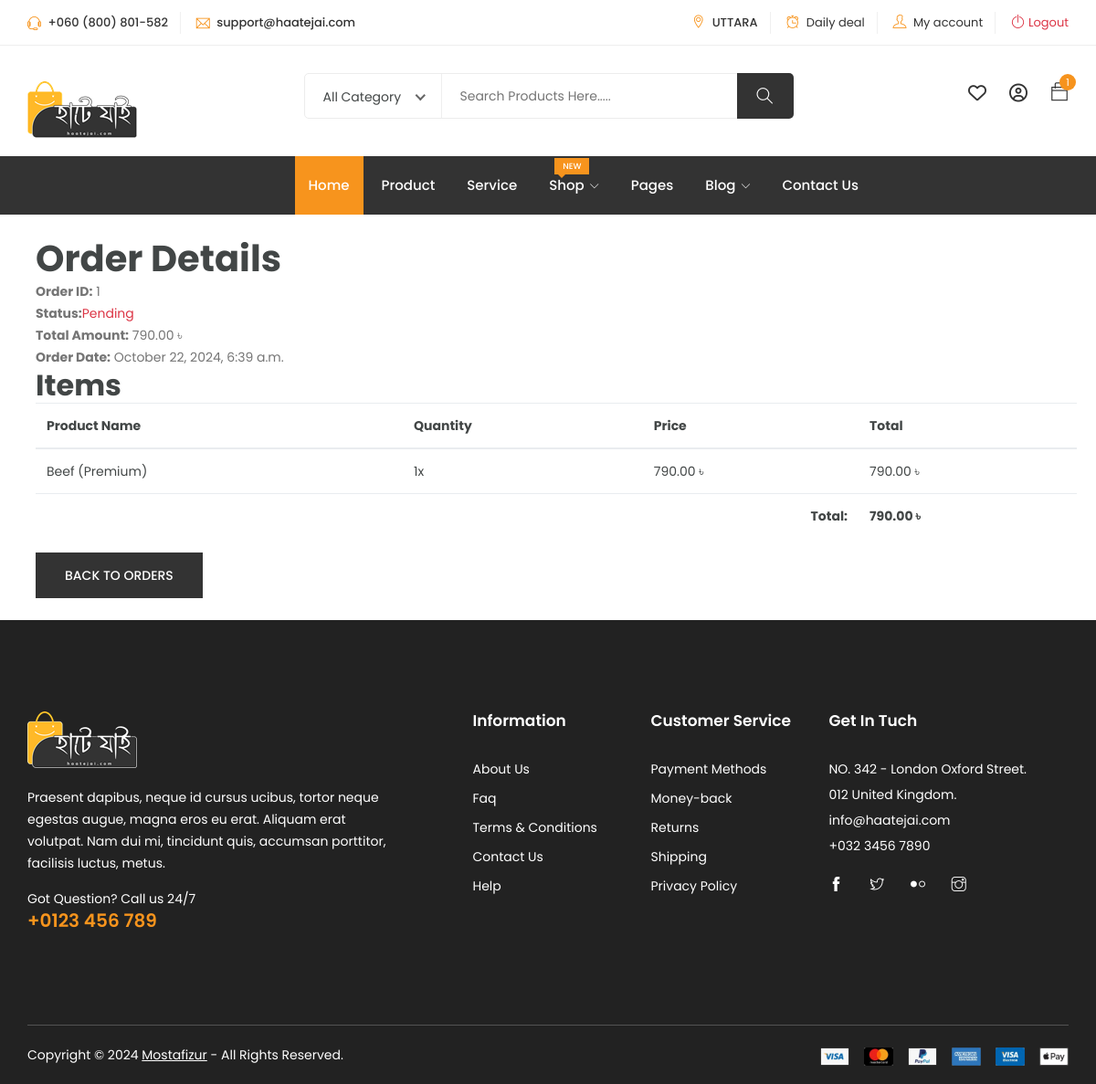
Screenshot of /accounts/orders/1/ (signed in) with the database file from the repository.
### profiles/models.py (models this page shows, shortened)
class UserAccount(models.Model):
    GENDER_CHOICES = [
        ('Male', 'Male'),
        ('Female', 'Female'),
    ]
    TYPE_CHOICES = [
        ('Super', 'Super'),
        ('Regular', 'Regular'),
        ('Below Average', 'Below Average'),
    ]
    LOCATION_CHOICES = [
        ('Uttara', 'UTTARA'),
        ('Mirpur', 'MIRPUR'),
        ('Dhanmondi', 'DHANMONDI'),
    ]
    images = [
        'https://img.freepik.com/free-photo/androgynous-avatar-non-binary-queer-person_23-2151100207.jpg',
        'https://img.freepik.com/free-photo/cartoon-character-with-handbag-sunglasses_71767-99.jpg',
        'https://img.freepik.com/free-photo/anime-style-character-space_23-2151134190.jpg',
        'https://img.freepik.com/premium-photo/poster-anime-character-with-fiery-background_943629-32000.jpg',
        'https://img.freepik.com/free-photo/androgynous-avatar-non-binary-queer-person_23-2151100183.jpg'
    ]
    user = models.OneToOneField(User, related_name='account', on_delete=models.CASCADE)
    type = models.CharField(max_length=20, blank=True, choices=TYPE_CHOICES, default="Regular")
    verify = models.BooleanField(default=False)
    created_on = models.DateField(auto_now_add=True, null=True, blank=True)
    image = models.URLField(blank=True, null=True, default=random.choice(images))
    gender = models.CharField(max_length=20, blank=True, choices=GENDER_CHOICES)
    mobile = models.CharField(max_length=14, blank=True)
    points = models.IntegerField(null=True, blank=True, default=0)
    age = models.IntegerField(null=True, blank=True)
    hometown = models.CharField(max_length=20)
    address = models.TextField(blank=True)
    current_location = models.CharField(max_length=20, blank=True, choices=LOCATION_CHOICES, default="UTTARA")
    description = models.TextField(blank=True)

class CartItem(models.Model):
    cart = models.ForeignKey(Cart, related_name='items', on_delete=models.CASCADE)
    product = models.ForeignKey(Products, related_name='cart_items', on_delete=models.CASCADE)
    quantity = models.IntegerField(default=1)

class Cart(models.Model):
    user = models.ForeignKey(User, related_name='cart_account', on_delete=models.CASCADE)
    complete = models.BooleanField(default=False, blank=True)
    complete_date = models.DateTimeField(null=True, blank=True)
    pending_date = models.DateTimeField(null=True, blank=True)
    active = models.BooleanField(default=True, blank=True, null=True)
    created_at = models.DateTimeField(auto_now_add=True, null=True, blank=True)

class Orders(models.Model):
    STATUS_CHOICES = [
        ('Pending', 'Pending'),
        ('Shipped', 'Shipped'),
        ('Delivered', 'Delivered'),
        ('Cancelled', 'Cancelled'),
    ]
    user = models.ForeignKey(User, related_name='order_account', on_delete=models.CASCADE)
    total_amount = models.DecimalField(max_digits=10, decimal_places=2)
    status = models.CharField(max_length=20, choices=STATUS_CHOICES, default='Pending')
    created_at = models.DateTimeField(auto_now_add=True)
    updated_at = models.DateTimeField(auto_now=True)

class OrderItem(models.Model):
    order = models.ForeignKey(Orders, related_name='order_items', on_delete=models.CASCADE)
    product = models.ForeignKey(Products, on_delete=models.CASCADE)
    quantity = models.IntegerField(default=1)
    price = models.DecimalField(max_digits=10, decimal_places=2)  # Store the price of the product at the time of order

### products/models.py (models this page shows, shortened)
class Products(models.Model):
  TYPE_CHOICES = [
      ('Hot', 'Hot'),
      ('New', 'New'),
      ('Offer', 'Offer'),
  ]
  name = models.CharField(max_length=100)
  image = models.URLField(blank=True, null=True)
  description = models.TextField(blank=True, null=True)
  type = models.ManyToManyField(Type, related_name="product_type", blank=True, null=True)
  quantity = models.IntegerField(blank=True, null=True)
  price = models.IntegerField(blank=True, null=True)
  discount_price = models.IntegerField(blank=True, null=True)
  category = models.ManyToManyField(Category, related_name='product_category', null=True, blank=True)
  sold = models.IntegerField(blank=True, null=True, default=0)
  available = models.IntegerField(blank=True, null=True)
  location = models.ManyToManyField(Location, related_name='product_location', blank=True)
  delete = models.BooleanField(default=False)
  user = models.ForeignKey(User, related_name='product_owner', on_delete=models.CASCADE,default=1)
  created_at = models.DateTimeField(auto_now_add=True, null=True, blank=True)

### profiles/views.py (the view)
# urls.py: path('orders/<int:order_id>/', order_details, name='user_order_details'),
@login_required
def order_details(request, order_id):
    order = get_object_or_404(Orders, id=order_id, user=request.user)  # Ensure the order belongs to the logged-in user
    order_items = order.order_items.all()  # Use the related name to get order items
    context = {
        'order': order,
        'items': order_items,
    }
    return render(request, 'order_details.html', context)

### profiles/templatetags/custom_filters.py (called while the page is built)
@register.filter(name='mul')
def mul(value, arg):
    print("mul bro")
    try:
        return value * arg
    except (TypeError, ValueError):
        return 0

### profiles/templates/order_details.html (shortened to what this page needs)
{% extends 'base.html' %}
{% load static %}
{%  load crispy_forms_tags %}
{% load custom_filters %}
{% block navbar %}
  {% include 'navbar.html' %}
{% endblock navbar %}
{% block content %}
<div class="container m-4 shadow">
  <h1>Order Details</h1>
  <div class="order-summary">
      <p><strong>Order ID:</strong> {{ order.id }}</p>
      {% if order.get_status_display|lower == 'pending' %}
      <p><strong>Status:</strong><span  class="text-danger">{{ order.get_status_display }}</span></p>
      {% else %}
      <p><strong>Status:</strong><span  class="text-success">{{ order.get_status_display }}</span></p>
      {% endif %}
      <p><strong>Total Amount:</strong> {{ order.total_amount }} ৳</p>
      <p><strong>Order Date:</strong> {{ order.created_at|date:"F j, Y, g:i a" }}</p>
  </div>
  <h2>Items</h2>
  <table class="table">
      <thead>
          <tr>
              <th scope="col">Product Name</th>
              <th scope="col">Quantity</th>
              <th scope="col">Price</th>
              <th scope="col">Total</th>
          </tr>
      </thead>
      <tbody>
          {% for item in items %}
          <tr>
              <td>{{ item.product.name }}</td>
              <td>{{ item.quantity }}x</td>
              <td>{{ item.price }} ৳</td>
              <td>{{ item.quantity|mul:item.price }} ৳</td>
          </tr>
          {% endfor %}
          <tr>
              <td colspan="3" class="text-right"><strong>Total:</strong></td>
              <td><strong>{{ order.total_amount }} ৳</strong></td>
          </tr>
      </tbody>
  </table>
  <div class="back-button">
      <a href="{% url 'profile' %}" class="btn text-white">Back to Orders</a>
  </div>
</div>
{% endblock %}

### templates/navbar.html (shortened to what this page needs)
{% load static %}
	<header class="header shop w-100">
		<div class="topbar w-100">
			<div class="container">
				<div class="row">
					<div class="col-lg-5 col-md-12 col-12">
						<div class="top-left">
							<ul class="list-main">
								<li><i class="ti-headphone-alt"></i> +060 (800) 801-582</li>
								<li><i class="ti-email"></i> support@haatejai.com</li>
							</ul>
						</div>
					</div>
					<div class="col-lg-7 col-md-12 col-12">
						<div class="right-content">
							<ul class="list-main">
								{% if data.current_location %}
								<li><i class="ti-location-pin"></i> {{data.current_location}}</li>
								{% else %}
								<li><i class="ti-location-pin"></i> Uttara</li>
								{% endif %}
								<li><i class="ti-alarm-clock"></i> <a href="#">Daily deal</a></li>
								<li><i class="ti-user"></i> <a href="{% url 'profile' %}">My account</a></li>
								{% if request.user.is_authenticated %}
								<li><i class="ti-power-off text-danger"></i><a class="text-danger" href="{% url 'logout' %}">Logout</a></li>
								{% else %}
								<li><i class="ti-power-off text-success"></i><a class="text-success" href="{% url 'login' %}">Login</a></li>
								{% endif %}
							</ul>
						</div>
					</div>
				</div>
			</div>
		</div>
		<div class="middle-inner">
			<div class="container">
				<div class="row">
					<div class="col-lg-2 col-md-2 col-12">
						<div class="logo">
							<a href="{% url 'home' %}"><img class="w-100" src="{% static 'images/logo_main.png' %}" alt="logo"></a>
						</div>
					</div>
					<div class="col-lg-8 col-md-7 col-12">
						<div class="search-bar-top">
							<div class="search-bar">
								<form>
									<input name="search" placeholder="Search Products Here....." type="search">
									<button class="btnn"><i class="ti-search"></i></button>
								</form>
							</div>
						</div>
					</div>
					<div class="col-lg-2 col-md-3 col-12">
						<div class="right-bar d-flex align-items-center">
							<div class="sinlge-bar d-none d-md-block">
									<a href="#" class="single-icon"><i class="fa fa-heart-o" aria-hidden="true"></i></a>
							</div>
							<div class="sinlge-bar d-none d-md-block">
									<a href="#" class="single-icon"><i class="fa fa-user-circle-o" aria-hidden="true"></i></a>
							</div>
							<div class="sinlge-bar shopping">
									<a href="#" class="single-icon"><i class="ti-bag"></i>
											<span class="total-count">{{ cart_items.all|length }}</span>
									</a>
							</div>
					</div>
					</div>
				</div>
			</div>
		</div>
		<div class="header-inner">
			<div class="container">
				<div class="cat-nav-head">
					<div class="row">
						<div class="col-lg-3">
						</div>
						<div class="col-lg-9 col-12">
							<div class="menu-area">
								<nav class="navbar navbar-expand-lg">
									<div class="navbar-collapse">
										<div class="nav-inner">
											<ul class="nav main-menu menu navbar-nav">
													<li class="active"><a href="{% url 'home' %}">Home</a></li>
													<li><a href="#">Product</a></li>
													<li><a href="#">Service</a></li>
													<li><a href="#">Shop<i class="ti-angle-down"></i><span class="new">New</span></a>
													</li>
													<li><a href="#">Pages</a></li>
													<li><a href="#">Blog<i class="ti-angle-down"></i></a>
													</li>
													<li><a href="contact.html">Contact Us</a></li>
												</ul>
										</div>
									</div>
								</nav>
							</div>
						</div>
					</div>
				</div>
			</div>
		</div>
	</header>

### rows the page displays
UserAccount: current_location "UTTARA"
CartItem: all|length "1"
Orders: id "1", status "Pending", total_amount "790.00", created_at "October 22, 2024, 6:39 a.m."
OrderItem: product.name "Beef (Premium)", quantity "1", price "790.00", quantity|mul "790.00"
